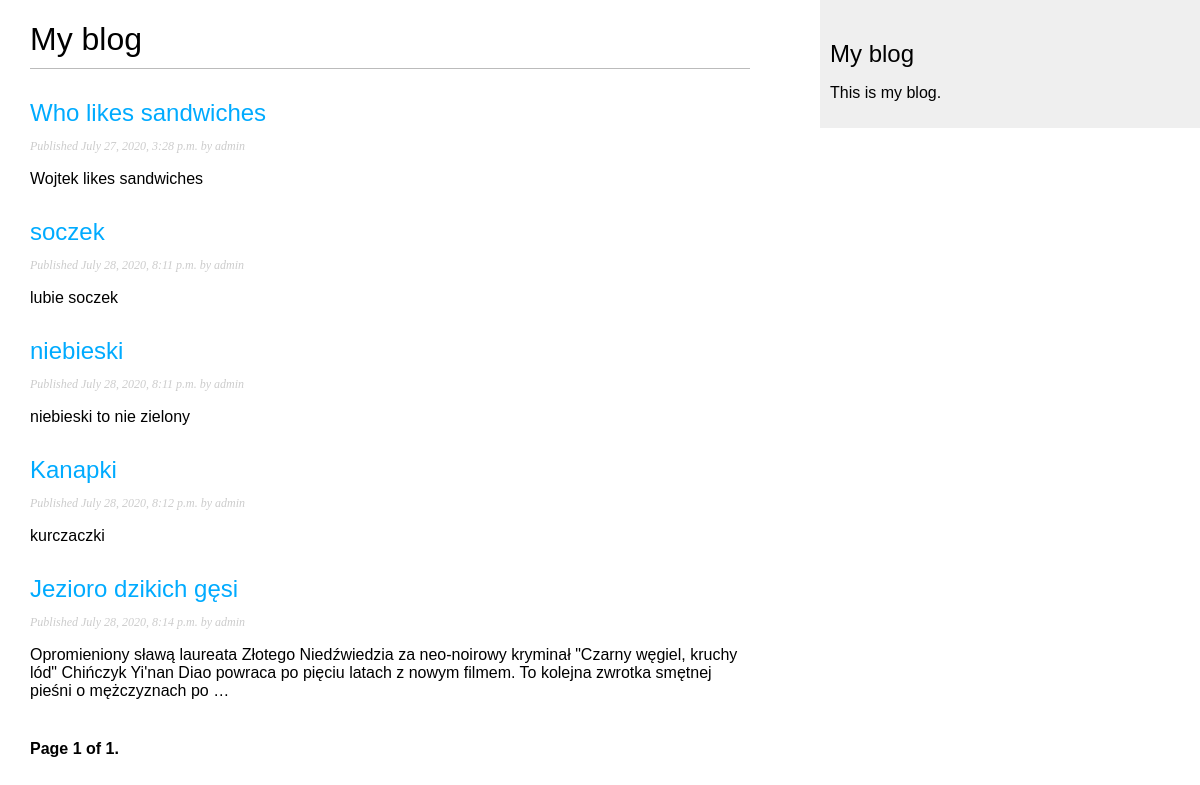
Screenshot of /blog/ with the database file from the repository.
### blog/models.py (models this page shows)
class Post(models.Model):
	STATUS_CHOICES = (
		('draft', 'Draft'),
		('published','Published'),)
	title = models.CharField(max_length=50)
	slug = models.SlugField(max_length=250, unique_for_date="publish")
	author = models.ForeignKey(User, on_delete=models.CASCADE, related_name = 'blog_posts')
	body = models.TextField()
	publish = models.DateTimeField(default=timezone.now)
	created = models.DateTimeField(auto_now_add=True)
	updated = models.DateTimeField(auto_now_add=True)
	status = models.CharField(max_length=10, choices=STATUS_CHOICES, default='draft')
	objects = models.Manager() # The default manager.
	published = PublishedManager() # Our custom manager.
	def get_absolute_url(self):
		return reverse('blog:post_detail',
			args=[self.publish.year,
			self.publish.month,
			self.publish.day,
			self.slug])

### blog/views.py (the view)
# urls.py: path('', views.PostListView.as_view(), name='post_list'),
class PostListView(ListView):  #same view based on class, site view with object list.
    queryset = Post.published.all()
    context_object_name = 'posts'
    paginate_by = 5
    template_name = 'blog/post/list.html'

### blog/templates/blog/post/list.html (shortened to what this page needs)
{% extends "blog/base.html" %}
{% block content %}
		<h1>My blog</h1>
		{% for post in posts %}
			<h2>
				<a href="{{ post.get_absolute_url }}">
				{{ post.title }}
				</a>
			</h2>
			<p class="date">
			Published {{post.publish}} by {{post.author}}
			</p>
			{{ post.body|truncatewords:30|linebreaks }}
		{% endfor %}
	{% include "blog/pagination.html" with page=page_obj %}
{% endblock %}

### blog/static/css/blog.css (style rules this page uses)
body { margin:0; padding:0; font-family:helvetica, sans-serif; }
a { color:#00abff; text-decoration:none; }
h1 { font-weight:normal; border-bottom:1px solid #bbb; padding:0 0 10px 0; }
h2 { font-weight:normal; margin:30px 0 0; }
p.date { color:#ccc; font-family: georgia, serif; font-size: 12px; font-style: italic; }

### rows the page displays
Post: title "Who likes sandwiches", publish "July 27, 2020, 3:28 p.m.", author "admin", body "Wojtek likes sandwiches"
Post: title "soczek", publish "July 28, 2020, 8:11 p.m.", author "admin", body "lubie soczek"
Post: title "niebieski", publish "July 28, 2020, 8:11 p.m.", author "admin", body "niebieski to nie zielony"
Post: title "Kanapki", publish "July 28, 2020, 8:12 p.m.", author "admin", body "kurczaczki"
Post: title "Jezioro dzikich gęsi", publish "July 28, 2020, 8:14 p.m.", author "admin", body "Opromieniony sławą laureata Złotego Niedźwiedzia za neo-noirowy kryminał \"Czarny węgiel, kruchy lód\" Chińczyk Yi'nan Diao powraca po pięciu latach z nowym filmem. To kolejna zwrotka smętnej pieśni o mężczyznach po …"

### other values shown
{{ page.number }} "1"
{{ page.paginator.num_pages }} "1"
